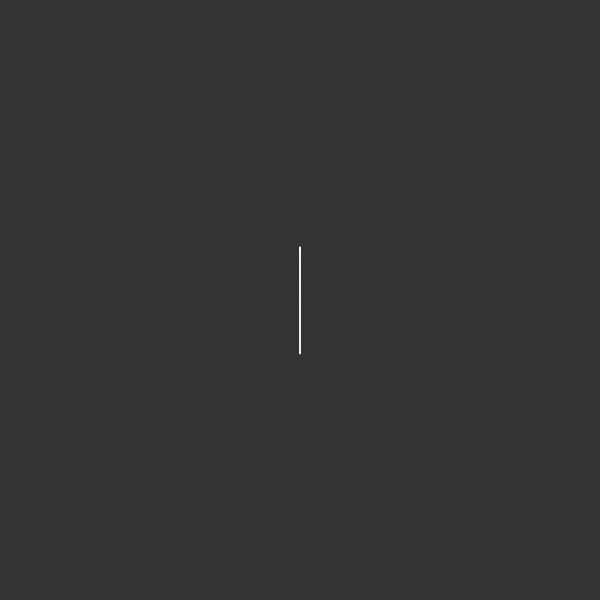
Frame 1 (no input)
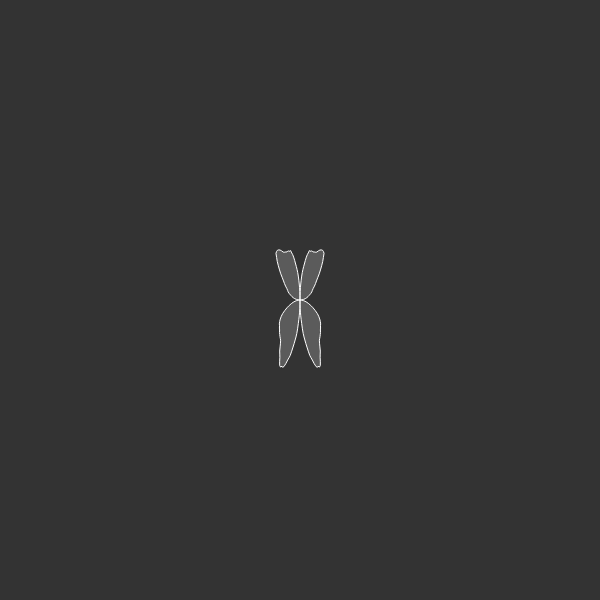
Frame 60 (no input)
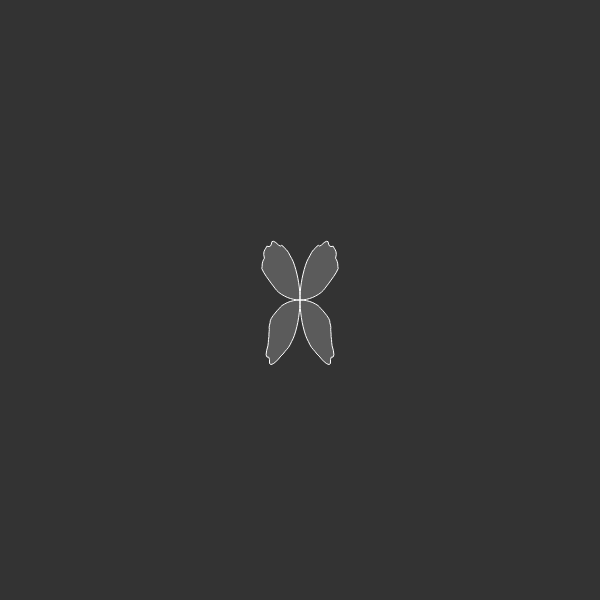
Frame 120 (the mouse pressed at the canvas centre since frame 60)

The p5.js sketch that drew these frames (run headless with seeded random() and noise() and a simulated clock; from frame 60 on, the mouse is pressed at the canvas centre):

// p5.js sketch
// ── sketch.js
let yoff = 0

function setup() {
    createCanvas(600, 600)
}

function draw() {
    background(51)
    translate(width / 2, height / 2)
    rotate(PI / 2)

    stroke(255)
    strokeWeight(1)
    fill(255, 50)

    let da = PI / 100
    let dx = 0.1

    let xoff = 0
    beginShape()
    for (let a = -PI / 2; a <= PI / 2; a += da) {
        let n = noise(xoff, yoff)
        let r = sin(2 * a) * map(n, 0, 1, 50, 100)
        let x = r * cos(a)
        let y = sin(yoff) * r * sin(a)
        xoff += dx
        // point(x, y)
        vertex(x, y)
    }

    for (let a = PI / 2; a <= (3 * PI) / 2; a += da) {
        let n = noise(xoff, yoff)
        let r = sin(2 * a) * map(n, 0, 1, 50, 100)
        let x = r * cos(a)
        let y = sin(yoff) * r * sin(a)
        xoff -= dx
        // point(x, y)
        vertex(x, y)
    }
    endShape()

    yoff += 0.1
}
